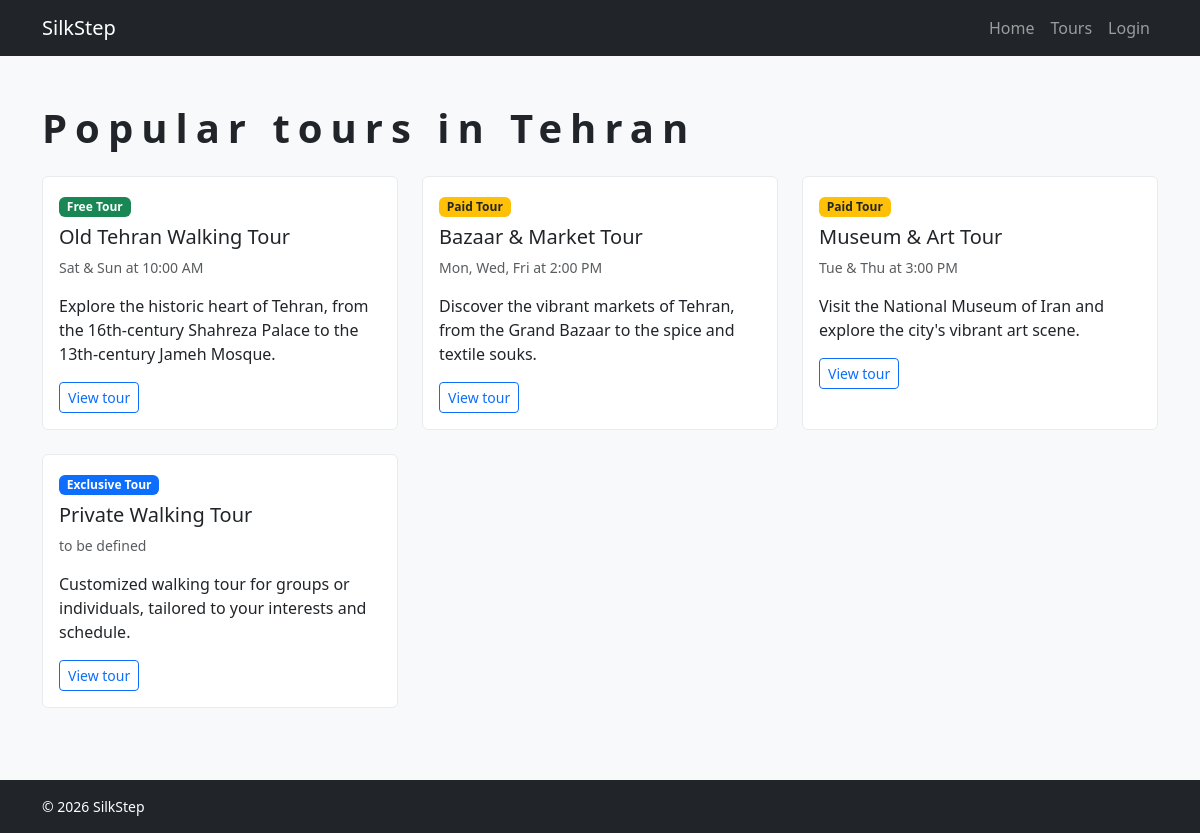
The app's page /tours, older data.
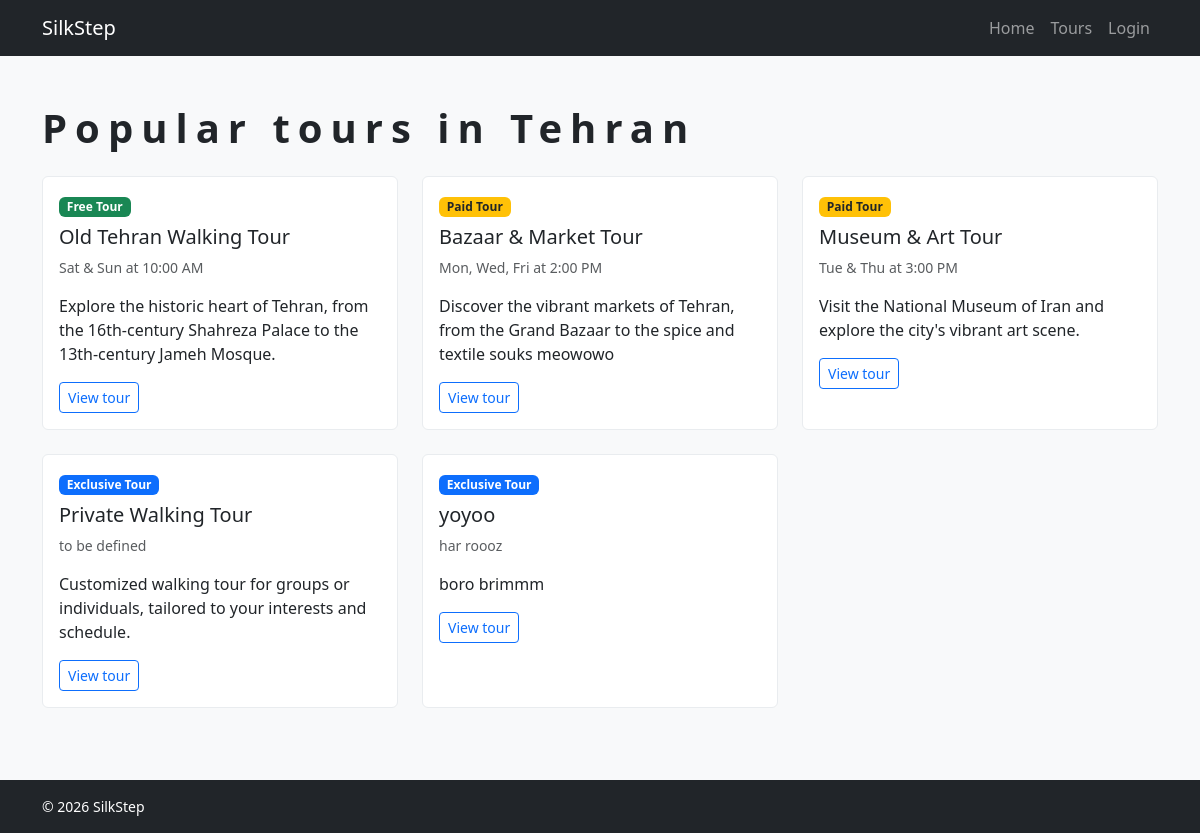
The same page, newer data.
### tables this page shows
CREATE TABLE tours (
    id INTEGER PRIMARY KEY AUTOINCREMENT,
    title TEXT NOT NULL,
    schedule TEXT NOT NULL,
    duration TEXT NOT NULL,
    payment TEXT NOT NULL,
    summary TEXT NOT NULL
, guide_id INTEGER);

### app.py (the view)
@app.route("/tours") #route for the tours page
def tours():
    db_tours = tours_dao.get_tours()
    sample_tours = [dict(row) for row in db_tours]
    return render_template("tour.html", tours=sample_tours)

### tours_dao.py (called while the page is built)
def get_tours():
    conn = sqlite3.connect("silkstep.db")
    conn.row_factory = sqlite3.Row
    cursor = conn.cursor()
    cursor.execute("SELECT * FROM tours")
    rows = cursor.fetchall()
    cursor.close()
    conn.close()
    return rows

### templates/tour.html (shortened to what this page needs)
{% extends "base.html" %}
{% block content %}
<section class="container py-5">
  <h1 class="mb-4">Popular tours in Tehran</h1>
  <div class="row g-4">
    {% for tour in tours %}
    <div class="col-md-4">
      <div class="card tour-card h-100">
        <div class="card-body">
        {% if tour.payment == "Free Tour" %}
            <span class="badge bg-success mb-2">{{ tour.payment }}</span>
        {% elif tour.payment == "Paid Tour" %}
            <span class="badge bg-warning text-dark mb-2">{{ tour.payment }}</span>
          {% elif tour.payment == "Exclusive Tour" %}
            <span class="badge bg-primary mb-2">{{ tour.payment }}</span>
          {% else %}
            <span class="badge bg-secondary mb-2">{{ tour.payment }}</span>
          {% endif %}
        <h2 class="h5">{{ tour.title }}</h2>
          <p class="text-muted small">{{ tour.schedule }}</p>
          <p>{{ tour.summary }}</p>
          <a href="#" class="btn btn-outline-primary btn-sm">View tour</a>
        </div>
      </div>
    </div>
    {% endfor %}
  </div>
</section>
{% endblock %}

### templates/base.html (shortened to what this page needs)
<!DOCTYPE html>
<html lang="en">
<head>
  <link href="https://cdn.jsdelivr.net/npm/bootstrap@5.3.0/dist/css/bootstrap.min.css" rel="stylesheet">
  <link rel="stylesheet" href="{{ url_for('static', filename='css/style.css') }}">
</head>
<body>
  <nav class="navbar navbar-expand-lg navbar-dark bg-dark">
    <div class="container">
      <a class="navbar-brand" href="{{ url_for('home') }}">SilkStep</a>
      <div class="navbar-nav ms-auto">
        <a class="nav-link" href="{{ url_for('home') }}">Home</a>
        <a class="nav-link" href="{{ url_for('tours') }}">Tours</a>
        {% if session.get('user_email') %}
        <span class="nav-link text-light">{{ session.get('user_name') }}</span>
        {% if session.get('user_role') == 'guide' %}
          <a class="nav-link" href="{{ url_for('new_tour') }}">New tour</a>
        {% endif %}
        {% if session.get('user_role') == 'admin' %}
        <a class="nav-link" href="{{ url_for('admin_dashboard') }}">Admin dashboard</a>
        {% endif %}
        <a class="nav-link" href="{{ url_for('logout') }}">Logout</a>
      {% else %}
        <a class="nav-link" href="{{ url_for('login') }}">Login</a>
      {% endif %}
      </div>
    </div>
  </nav>
  {% block content %}{% endblock %}
  <footer class="bg-dark text-white py-3 mt-4">
    <div class="container small">&copy; 2026 SilkStep</div>
  </footer>
</body>
</html>

### static/css/style.css (style rules this page uses)
body { background-color: #f8f9fa; color: #212529; }
h1 { font-weight: 700; letter-spacing: 0.5rem; }
.tour-card { border: 1px solid #e9ecef; transition: transform 0.2s ease; }

Row changes from the older to the newer data that the page shows:
changed tours "Bazaar & Market Tour": summary "Discover the vibrant markets of Tehran, from the Grand Bazaar to the spice and textile souks." → "Discover the vibrant markets of Tehran, from the Grand Bazaar to the spice and textile souks meowowo"
added tours: payment "Exclusive Tour", title "yoyoo", schedule "har roooz", summary "boro brimmm"
